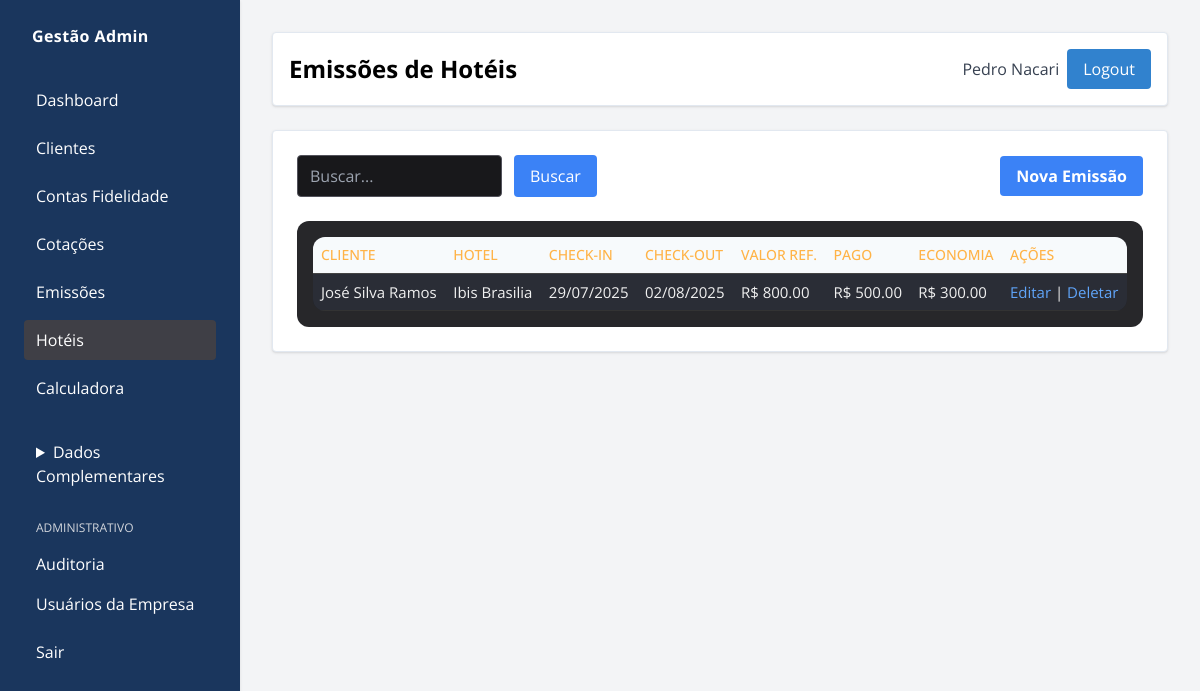
The page /adm/hoteis/ (signed in) on the database its author committed.
### gestao/models/emissao_hotel.py (models this page shows, shortened)
class EmissaoHotel(models.Model):
    cliente = models.ForeignKey(Cliente, on_delete=models.CASCADE)
    nome_hotel = models.CharField(max_length=200)
    check_in = models.DateField()
    check_out = models.DateField()
    valor_referencia = models.DecimalField(max_digits=10, decimal_places=2)
    valor_pago = models.DecimalField(max_digits=10, decimal_places=2)
    economia_obtida = models.DecimalField(
        max_digits=10, decimal_places=2, null=True, blank=True
    )

### gestao/models/cliente.py (models this page shows, shortened)
class Cliente(models.Model):
    usuario = models.OneToOneField(
        User, on_delete=models.CASCADE, related_name="cliente_gestao"
    )
    telefone = models.CharField(max_length=20, blank=True)
    data_nascimento = models.DateField(null=True, blank=True)
    cpf = models.CharField(max_length=14, default="000.000.000-00")
    PERFIS = (
        ("admin", "Administrador"),
        ("operador", "Operador"),
        ("cliente", "Cliente"),
    )
    perfil = models.CharField(max_length=10, choices=PERFIS, default="cliente")
    observacoes = models.TextField(blank=True)
    ativo = models.BooleanField(default=True)
    criado_por = models.ForeignKey(
        User, on_delete=models.CASCADE, related_name="usuarios_criados",
        null=True, blank=True
    )

### gestao/views/emissoes.py (the view)
@login_required
def admin_hoteis(request):
    if permission_denied := require_admin_or_operator(request):
        return permission_denied
    busca = request.GET.get("busca", "")
    emissoes = EmissaoHotel.objects.all().select_related("cliente__usuario")
    if busca:
        emissoes = emissoes.filter(
            Q(cliente__usuario__username__icontains=busca)
            | Q(cliente__usuario__first_name__icontains=busca)
            | Q(nome_hotel__icontains=busca)
        )
    return render(
        request, "admin_custom/hoteis.html", {"emissoes": emissoes, "busca": busca}
    )

### gestao/views/permissions.py (called while the page is built)
def require_admin_or_operator(request):
    if request.user.is_superuser:
        return None
    perfil = getattr(getattr(request.user, "cliente_gestao", None), "perfil", "")
    if perfil not in ["admin", "operador"]:
        return render(request, "sem_permissao.html")
    return None

### gestao/templates/admin_custom/hoteis.html (shortened to what this page needs)
{% extends "admin_custom/base_admin.html" %}
{% block header_title %}Emissões de Hotéis{% endblock %}
{% block menu_hoteis %}bg-zinc-700 text-white{% endblock %}
{% block content %}
<div class="flex justify-between items-center mb-6 flex-wrap gap-4">
    <form method="get" class="flex gap-3">
        <input type="text" name="busca" value="{{ busca }}" placeholder="Buscar..." class="bg-zinc-900 border border-zinc-600 rounded px-3 py-2" />
        <button type="submit" class="bg-blue-500 hover:bg-blue-600 text-white px-4 py-2 rounded">Buscar</button>
    </form>
    <a href="{% url 'admin_nova_emissao_hotel' %}" class="bg-blue-500 hover:bg-blue-600 text-white px-4 py-2 rounded font-bold">Nova Emissão</a>
</div>
<div class="bg-zinc-800 rounded-xl p-4 overflow-x-auto">
    <table class="min-w-full text-sm">
        <thead class="bg-zinc-700 text-zinc-200">
            <tr>
                <th class="p-2 text-left font-medium">Cliente</th>
                <th class="p-2 text-left font-medium">Hotel</th>
                <th class="p-2 text-left font-medium">Check-in</th>
                <th class="p-2 text-left font-medium">Check-out</th>
                <th class="p-2 text-left font-medium">Valor Ref.</th>
                <th class="p-2 text-left font-medium">Pago</th>
                <th class="p-2 text-left font-medium">Economia</th>
                <th class="p-2 text-left font-medium">Ações</th>
            </tr>
        </thead>
        <tbody>
            {% for e in emissoes %}
            <tr class="border-b border-zinc-700">
                <td class="p-2">{{ e.cliente.usuario.get_full_name|default:e.cliente.usuario.username }}</td>
                <td class="p-2">{{ e.nome_hotel }}</td>
                <td class="p-2">{{ e.check_in|date:"d/m/Y" }}</td>
                <td class="p-2">{{ e.check_out|date:"d/m/Y" }}</td>
                <td class="p-2">R$ {{ e.valor_referencia|floatformat:2 }}</td>
                <td class="p-2">R$ {{ e.valor_pago|floatformat:2 }}</td>
                <td class="p-2">R$ {{ e.economia_obtida|floatformat:2 }}</td>
                <td class="p-2">
                    <a href="{% url 'admin_editar_emissao_hotel' e.id %}" class="text-blue-400">Editar</a> |
                    <a href="{% url 'admin_deletar_emissao_hotel' e.id %}" class="text-blue-400">Deletar</a>
                </td>
            </tr>
            {% empty %}
            <tr><td colspan="8" class="text-center text-red-400 py-4">Nenhuma emissão encontrada.</td></tr>
            {% endfor %}
        </tbody>
    </table>
</div>
{% endblock %}

### gestao/templates/admin_custom/base_admin.html (shortened to what this page needs)
{% load static %}
<!DOCTYPE html>
<html lang="pt-br">
<head>
    <script src="https://cdn.tailwindcss.com"></script>
    <link rel="stylesheet" href="{% static 'gestao/admin_custom.css' %}">
    <link rel="stylesheet" href="{% static 'gestao/css/tables.css' %}">
</head>
<body class="bg-gray-100 text-black flex" style="font-family: 'Open Sans', sans-serif;">
    <aside class="bg-[#1a365d] w-60 min-h-screen p-6 fixed shadow text-white">
        <div class="font-bold tracking-wide mb-8 pl-2">
            Gestão Admin
        </div>
        <nav class="flex flex-col space-y-2">
            {% if not request.user.is_superuser %}
                <a class="block px-3 py-2 rounded hover:bg-[#2c5282] {% block menu_dashboard %}{% endblock %}" href="{% url 'admin_dashboard' %}">Dashboard</a>
                <a class="block px-3 py-2 rounded hover:bg-[#2c5282] {% block menu_clientes %}{% endblock %}" href="{% url 'admin_clientes' %}">Clientes</a>
                <a class="block px-3 py-2 rounded hover:bg-[#2c5282] {% block menu_contas %}{% endblock %}" href="{% url 'admin_contas' %}">Contas Fidelidade</a>
                <a class="block px-3 py-2 rounded hover:bg-[#2c5282] {% block menu_cotacoes_voo %}{% endblock %}" href="{% url 'admin_cotacoes_voo' %}">Cotações</a>
                <a class="block px-3 py-2 rounded hover:bg-[#2c5282] {% block menu_emissoes %}{% endblock %}" href="{% url 'admin_emissoes' %}">Emissões</a>
                <a class="block px-3 py-2 rounded hover:bg-[#2c5282] {% block menu_hoteis %}{% endblock %}" href="{% url 'admin_hoteis' %}">Hotéis</a>
                <a class="block px-3 py-2 rounded hover:bg-[#2c5282] {% block menu_calculadora %}{% endblock %}" href="{% url 'admin_calculadora_cotacao' %}">Calculadora</a>
                <details class="pt-4 group" {% block dados_complementares_open %}{% endblock %}>
                    <summary class="px-3 py-2 rounded cursor-pointer hover:bg-[#2c5282] focus:outline-none">Dados Complementares</summary>
                </details>
            {% endif %}
            <div class="pt-4">
                <p class="px-3 text-gray-300 uppercase text-xs mb-2">Administrativo</p>
                <a class="block px-3 py-2 rounded hover:bg-[#2c5282] {% block menu_auditoria %}{% endblock %}" href="{% url 'admin_auditoria' %}">Auditoria</a>
                <a class="block px-3 py-2 rounded hover:bg-[#2c5282]" href="{% url 'user_list' %}">Usuários da Empresa</a>
            </div>
            <a class="block px-3 py-2 rounded hover:bg-[#2c5282]" href="{% url 'logout' %}">Sair</a>
        </nav>
    </aside>
    <main class="flex-1 ml-60 p-8">
        <header class="bg-white rounded p-4 mb-6 flex justify-between items-center shadow">
            <h1 class="text-2xl font-bold">{% block header_title %}Painel Administrativo{% endblock %}</h1>
            <div class="flex items-center space-x-2">
                <span class="text-gray-700">{{ request.user.get_full_name|default:request.user.username }}</span>
                <a href="{% url 'logout' %}" class="bg-[#3182ce] hover:bg-[#2c5282] text-white px-4 py-2 rounded">Logout</a>
            </div>
        </header>
        <section class="bg-white rounded shadow p-6">
            {% block content %}{% endblock %}
        </section>
    </main>
</body>
</html>

### gestao/static/admin_custom.css (style rules this page uses)
body { background-color: #f7fafc; color: #000000; font-family: 'Open Sans', sans-serif; }
main > header, main > section { background-color: #ffffff !important; border: 1px solid #e2e8f0 !important; }
table { width: 100%; border-collapse: collapse; background-color: #ffffff; }
th, td { padding: 10px; border-bottom: 1px solid #e2e8f0; }
th { background-color: #f7fafc; color: #000000; }
a { color: #3182ce; text-decoration: none; }
input, select, textarea { background-color: #ffffff; color: #000000; border: 1px solid #e2e8f0; border-radius: 0.375rem; padding: 0.5rem 0.75rem; }
button { background-color: #3182ce; color: #ffffff; border: none; padding: 0.5rem 1rem; border-radius: 0.375rem; font-weight: 500; cursor: pointer; }

### gestao/static/gestao/css/tables.css (style rules this page uses)
table { width: 100%; border-collapse: collapse; border-radius: 12px; overflow: hidden; background-color: #1f2128; color: #f0f0f0; }
table thead { background-color: #3a3e4c; }
table thead th { padding: 14px; text-align: left; font-size: 14px; text-transform: uppercase; color: #ffb347; border-bottom: 1px solid #444; }
table tbody tr { transition: background-color 0.2s ease; }
table tbody tr:nth-child(odd) { background-color: #2a2d36; }
table td { padding: 12px; border-bottom: 1px solid #333; font-size: 15px; }

### rows shown on the page
EmissaoHotel: cliente.usuario.get_full_name "José Silva Ramos", nome_hotel "Ibis Brasilia", check_in "29/07/2025", check_out "02/08/2025", valor_referencia "800.00", valor_pago "500.00", economia_obtida "300.00"

### other values the page prints
{{ request.user.get_full_name|default:request.user.username }} "Pedro Nacari"
